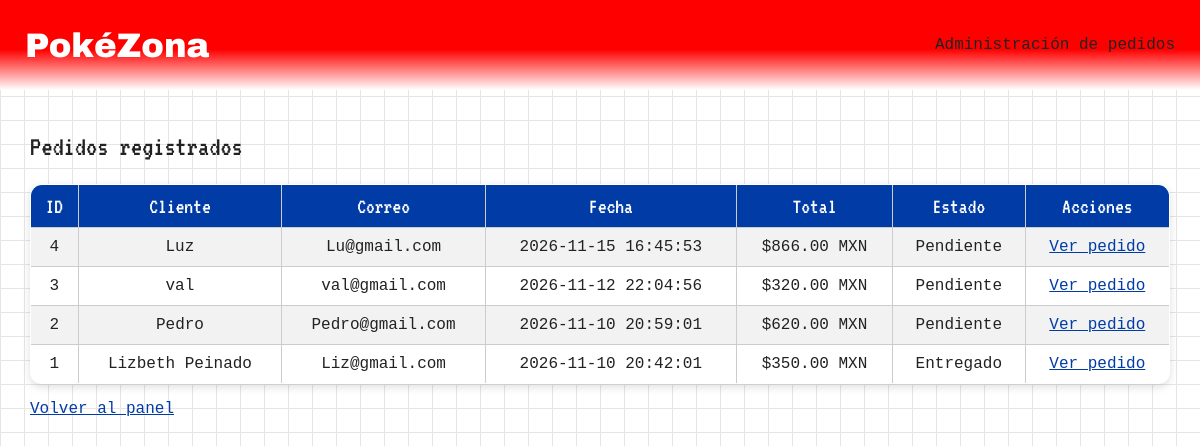
Screenshot of /admin/pedidos.php (signed in) with the database file from the repository.
### tables this page shows
CREATE TABLE `pedidos` (
  `id_pedido` int(11) NOT NULL,
  `id_cliente` int(11) NOT NULL,
  `fecha` datetime DEFAULT current_timestamp(),
  `total` decimal(10,2) NOT NULL,
  `estado` varchar(30) DEFAULT 'Pendiente',
  `observaciones` text DEFAULT NULL
);

CREATE TABLE `clientes` (
  `id_cliente` int(11) NOT NULL,
  `nombre` varchar(100) NOT NULL,
  `correo` varchar(150) NOT NULL,
  `telefono` varchar(20) DEFAULT NULL
);

### admin/pedidos.php (the view, shortened to what this page needs)
<?php
require_once "../php/conexion.php";
$consulta = $conexion->query("
    SELECT
        pedidos.id_pedido,
        pedidos.fecha,
        pedidos.total,
        pedidos.estado,
        clientes.nombre AS cliente,
        clientes.correo
    FROM pedidos
    INNER JOIN clientes
    ON pedidos.id_cliente = clientes.id_cliente
    ORDER BY pedidos.fecha DESC
");
$pedidos = $consulta->fetchAll(PDO::FETCH_ASSOC);
?>
<!DOCTYPE html>
<html lang="es">
<head>
    <link rel="stylesheet" href="../css/estilo.css">
</head>
<body>
    <header>
        <h1>PokéZona</h1>
        <p>Administración de pedidos</p>
    </header>
    <main>
        <h2>Pedidos registrados</h2>
        <?php if (count($pedidos) > 0): ?>
            <table border="1" cellpadding="10">
                <tr>
                    <th>ID</th>
                    <th>Cliente</th>
                    <th>Correo</th>
                    <th>Fecha</th>
                    <th>Total</th>
                    <th>Estado</th>
                    <th>Acciones</th>
                </tr>
                <?php foreach ($pedidos as $pedido): ?>
                    <tr>
                        <td><?php echo $pedido["id_pedido"]; ?></td>
                        <td><?php echo htmlspecialchars($pedido["cliente"]); ?></td>
                        <td><?php echo htmlspecialchars($pedido["correo"]); ?></td>
                        <td><?php echo $pedido["fecha"]; ?></td>
                        <td>$<?php echo number_format($pedido["total"], 2); ?> MXN</td>
                        <td><?php echo htmlspecialchars($pedido["estado"]); ?></td>
                        <td>
                            <a href="detalle_pedido.php?id=<?php echo $pedido["id_pedido"]; ?>">
                                Ver pedido
                            </a>
                        </td>
                    </tr>
                <?php endforeach; ?>
            </table>
        <?php else: ?>
            <p>Todavía no hay pedidos registrados.</p>
        <?php endif; ?>
        <p><a href="panel.php">Volver al panel</a></p>
    </main>
</body>
</html>

### css/estilo.css (style rules this page uses)
* { box-sizing: border-box; }
body { margin: 0; font-family: 'Nunito', Arial, sans-serif; color: #111; background-color: white; background-image: linear-gradient(#e5e5e5 1px, transparent 1px), linear-gradient(90deg, #e5e5e5 1px, transparent 1px); background-size: 24px 24px; }
header { background: linear-gradient(to bottom, #ff0000 55%, white); min-height: 90px; padding: 15px 25px; display: flex; align-items: center; justify-content: space-between; position: relative; }
header h1 { margin: 0; font-size: 34px; font-weight: normal; color: #ffffff; }
main { width: 95%; max-width: 1200px; margin: auto; padding: 20px 0; }
h2 { font-size: 28px; font-weight: normal; }
:root { --azul: #013CA6; --azul-claro: #08B5E8; --gris: #EEEEEE; --gris-borde: #CCCCCC; --sombra: 0 3px 8px #0002; }
body { font-family: "Iosevka", monospace; color: #222; }
h1 { font-family: "ArchivoBlack", sans-serif; }
h2, h3, h4, .subtitulo { font-family: "VT323", monospace; font-weight: normal; }
table { width: 100%; border-collapse: collapse; background: white; border-radius: 12px; overflow: hidden; box-shadow: var(--sombra); }
th { background: var(--azul); color: white; font-family: "VT323", monospace; font-size: 22px; font-weight: normal; }
th, td { padding: 10px; border: 1px solid var(--gris-borde); text-align: center; }
tr:nth-child(even) { background: #F2F2F2; }
a { color: var(--azul); }

### rows the page displays
pedidos: id_pedido "4", id_cliente.nombre "Luz", id_cliente.correo "Lu@gmail.com", fecha "2026-11-15 16:45:53", total "866.00", estado "Pendiente"
pedidos: id_pedido "3", id_cliente.nombre "val", id_cliente.correo "val@gmail.com", fecha "2026-11-12 22:04:56", total "320.00", estado "Pendiente"
pedidos: id_pedido "2", id_cliente.nombre "Pedro", id_cliente.correo "Pedro@gmail.com", fecha "2026-11-10 20:59:01", total "620.00", estado "Pendiente"
pedidos: id_pedido "1", id_cliente.nombre "Lizbeth Peinado", id_cliente.correo "Liz@gmail.com", fecha "2026-11-10 20:42:01", total "350.00", estado "Entregado"
